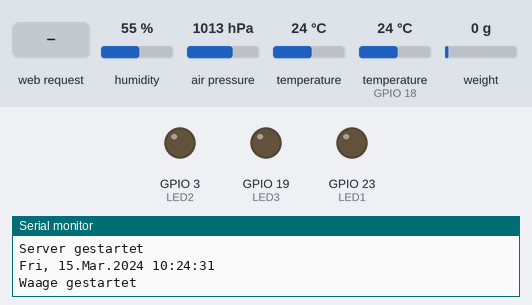
The sketch below on a simulated ESP32. Parts: output pins drawn as LEDs (lit = HIGH), the last lines printed to the serial monitor. Inputs (shaded band) come from the test bench; at power-on: humidity 55 %, air pressure 1013 hPa, temperature 24 °C, temperature (sensor on GPIO 18) 24 °C, weight on the scale 0 g. WiFi joins after 1.5 s; servers stay silent unless stated; the local clock reads 2024-03-15 10:24:30 at power-on unless the sketch sets it.

Above: at 4.7 s.
4.8 s: HTTP request GET /H1 received
At 5.6 s:
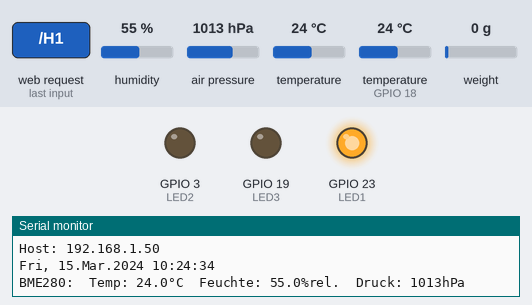
6.3 s: HTTP request GET /H2 received
At 6.7 s:
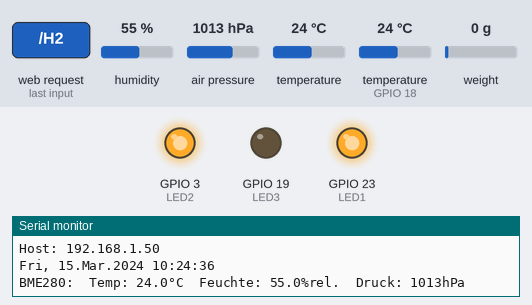
7.8 s: HTTP request GET /L1 received
At 9.0 s:
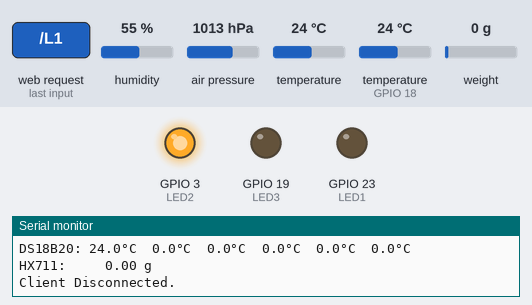
9.3 s: HTTP request GET /H3 received
At 10.2 s:
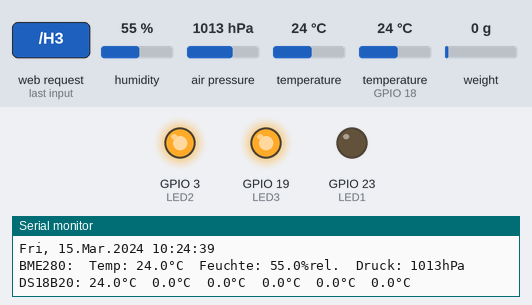
10.8 s: HTTP request GET /L2 received
At 11.4 s:
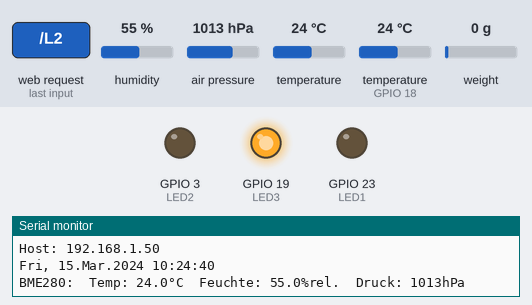
12.3 s: HTTP request GET /L3 received
At 13.7 s:
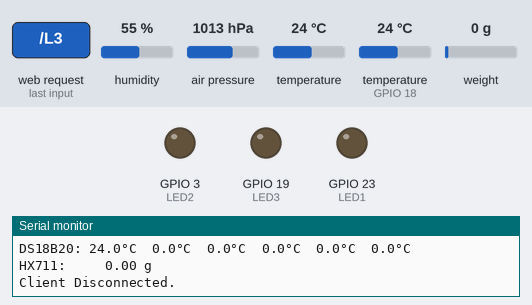
Timing chart, 0 to 14.8 s (numbered marks = the images above; inputs shaded):
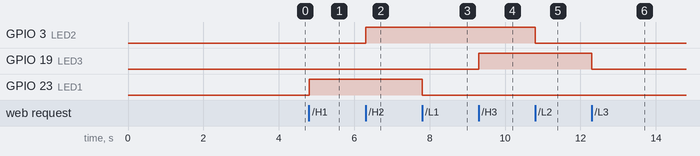

The sketch:

BOB-6-Messen-Web.ino
```cpp
/*   BOB-6-Messen-Web    Webserver in WLAN WlanTest

     Testprogramm für ESP32 Dev Module      Didi Lamken 30.01.2019

     Webserver, Messen BME280, DS18B20, HX711, Schalten von LEDs
*/
// 1. allgemeine Definitionen /////////////////////////////////////
const char* Programmname = "BOB-6-Messen-Web";
const char* ssid     = "WlanTest";          // SSID     des WLAN
const char* password = "WlanTest";          // Passwort des WLAN

// LEDs
#define  LED1 23                            // Pin der LED
#define  LED2  3                            // Pin der LED
#define  LED3 19                            // Pin der LED

// allgemeine Variable
int      Counter = 0;                       // Zähler Webseiten-Aufrufe

// ESP32-Webserver
#include <WiFi.h>
WiFiServer server(80);                      // Port 80

// NTP-Zeit
#include "time.h"
const char* ntpServer          = "pool.ntp.org";
const long  gmtOffset_sec      = 3600;
const int   daylightOffset_sec = 3600;
char        chDatum[25];
char        chZeit[9];


// BME280 Sensor für Luft-Temperatur, -Feuchte und -Druck
#include <Wire.h>
#include <Adafruit_BME280.h>
char     chBME280tmp[6];
char     chBME280hum[6];
char     chBME280dru[7];
Adafruit_BME280 bme;

// DS18B20 1-wire Sensor für Temperatur
#define DS18B20Pin 18                       // GPIO-Pin für OneWire DS18B20
int     DS18B20anz = 6;                     // Anzahl Sensoren
float   DS18B20temp[10];                    // Temperaturen
float   DS18B20korr[] = {0.0, 0.0,  0.0,  0.0,  0.0,  0.0, 0.0, 0.0, 0.0, 0.0 };
String  strDS18B20temp[10];
#include <OneWire.h>
#include <DallasTemperature.h>
OneWire oneWire(DS18B20Pin);
DallasTemperature DS18B20(&oneWire);
char     chTmp[6];

// Waage mit ADW HX711
#define  HX711PinDT    17                   // Pin für Data
#define  HX711PinSCK   16                   // Pin für System Clock
float    HX711skala    = 3480.0;            // Skalierung      100 g
char     chHX711kg[3]  = "g ";
// float HX711skala    = 11600.0;           // Skalierung H40A 200 kg
// char  chHX711kg[3]  = "kg";
char     chHX711gew[7] = "0.00";
float    unitsalt      =      0;
#include "HX711.h"
HX711 scale(HX711PinDT, HX711PinSCK);

// 2. Setup wird beim Start einmal durchlaufen /////////////////////////////////////
void setup()
{
  Serial.begin(115200);                     // serielle Schnittstelle
  Serial.println(Programmname);

  // LEDs
  pinMode(LED1, OUTPUT);                    // set the LED pin mode
  digitalWrite(LED1, LOW);                  // LED aus
  pinMode(LED2, OUTPUT);                    // set the LED pin mode
  digitalWrite(LED2, LOW);                  // LED aus
  pinMode(LED3, OUTPUT);                    // set the LED pin mode
  digitalWrite(LED3, LOW);                  // LED aus

  // Sensor BME280
  bool status;                              // Sensor BME280
  status = bme.begin(0x76);

  // DS18B20
  DS18B20.begin();                          // DS18B20 initialisieren

  // WLAN
  Serial.println();                         // Verbindung mit WLAN
  Serial.print("Verbinden mit ");
  Serial.print(ssid);
  WiFi.begin(ssid, password);               // Verbindung aufbauen
  while (WiFi.status() != WL_CONNECTED)
  {
    delay(100); Serial.print(".");          // warten
  }
  Serial.println("");
  Serial.print("Verbunden mit ");           // Verbindung aufgebaut
  Serial.println(ssid);
  Serial.print("IP Adresse: ");
  Serial.print(WiFi.localIP());
  Serial.print(" MAC Adresse: ");
  Serial.println(WiFi.macAddress());
  server.begin();
  Serial.println("Server gestartet");

  // init and get the time
  configTime(gmtOffset_sec, daylightOffset_sec, ntpServer);
  printLocalTime();


  // Waage mit ADW HX711
  scale.set_scale(HX711skala);              // Skalierung
  scale.tare();                             // bei leerer Waage
  scale.tare();                             // bei leerer Waage
  Serial.println("Waage gestartet");
}

// Ausgabe lokale Zeit    Funktion zum Auslesen  /////////////////////////////////////
void printLocalTime()
{
  struct tm timeinfo;
  if (!getLocalTime(&timeinfo)) {
    Serial.println("Failed to obtain time");
    return;
  }
  //Serial.println(&timeinfo, "%A, %B %d %Y %H:%M:%S");
  Serial.println(&timeinfo, "%a, %d.%b.%Y %H:%M:%S");
  //Serial.println(&timeinfo, " %d.%b.%Y %H:%M:%S");
}

// BME280  Funktion zum Auslesen  /////////////////////////////////////
void getBME280()                            // Auslesen des BME280
{
  float   h, t, p;
  char    chBuffer[80];
  t = bme.readTemperature();
  h = bme.readHumidity();
  p = bme.readPressure() / 100.0;
  /*  Serial.print("BME280:  Temp: ");      // Ausgabe unformatiert
    Serial.print(t);
    Serial.print("°C  Feuchte: ");
    Serial.print(h);
    Serial.print("%rel.  Druck: ");
    Serial.print(p);
    Serial.println("hPa");
  */
  dtostrf(t, 4, 1, chBME280tmp);
  dtostrf(h, 4, 1, chBME280hum);
  dtostrf(p, 4, 0, chBME280dru);            // Ausgabe formatiert
  sprintf(chBuffer, "BME280:  Temp: %s°C  Feuchte: %s%%rel.  Druck: %shPa", chBME280tmp, chBME280hum, chBME280dru );
  Serial.println(chBuffer);
  delay(100);
}

// DS18B20  Funktion zum Auslesen  /////////////////////////////////////
void getDS18B20()                           // Auslesen
{
  int   i      = 0;                         // Laufvariable
  String  strBuffer = "DS18B20: ";
  // char    chTmp[6];

  DS18B20.requestTemperatures();
  // Serial.print("DS18B20: ");
  for (i = 0; i < DS18B20anz; i++)
  {
    DS18B20temp[i] = DS18B20.getTempCByIndex(i);
    float fTmp = DS18B20temp[i] + DS18B20korr[i];
    if ( fTmp <  -100.0 ) { fTmp = 0.0; }
    //    Serial.print(fTmp);               // unformatierte Ausgabe
    //    Serial.print("°C ");
    dtostrf(fTmp, 4, 1, chTmp);
    strDS18B20temp[i] = chTmp;              // String-Array für WebServer
    strBuffer = strBuffer + chTmp + "°C ";  // String für Ausgabe
  }
  // Serial.println(" ");
  Serial.println(strBuffer);                // formatierte Ausgabe
}

// HX711 AnalogDigitalWandler für Wägezelle
void getHX711()
{
  char    chBuffer[80];
  scale.power_up();                         // ADC wake up
  delay(200);
  float units = scale.get_units();          // Mittelwert - Tara / Scale
  //  if ( units < 0.0 ) { units = 0.0; }
  dtostrf(units, 6, 2, chHX711gew);         // formatierte Ausgabe
  sprintf(chBuffer, "HX711:   %s %s", chHX711gew, chHX711kg);
  Serial.print(chBuffer);
  if ( units > unitsalt + 1 ) {
    Serial.print(" Sprung nach oben");
  }
  if ( units < unitsalt - 1 ) {
    Serial.print(" Sprung nach unten");
  }
  unitsalt = units;
  Serial.println();
  scale.power_down();                       // ADC in sleep mode
}


// 3. Dauerschleife  //////////////////////////////////////////////
void loop()
{
  WiFiClient client = server.available();   // listen for incoming clients
  if (client) {                             // if you get a client,
    Counter += 1;
    Serial.print(Counter);
    Serial.println(". Client connected");

    String currentLine = "";                // make a String to hold incoming data from the client
    while (client.connected()) {            // loop while the client's connected
      if (client.available()) {             // if there's bytes to read from the client,
        char c = client.read();             // read a byte, then
        Serial.write(c);                    // print it out the serial monitor
        if (c == '\n') {                    // if the byte is a newline character
          // if the current line is blank, you got two newline characters in a row.
          // that's the end of the client HTTP request, so send a response:
          if (currentLine.length() == 0) {

            // HTTP headers always start with a response code (e.g. HTTP/1.1 200 OK)
            // and a content-type so the client knows what's coming, then a blank line:
            client.println("HTTP/1.1 200 OK");
            client.println("Content-type:text/html");
            client.println("Connection: close");
            client.println();

            // your actual web page that displays temperature
            client.println("<!DOCTYPE HTML>");
            client.println("<html>");
            client.println("<head><META HTTP-EQUIV=\"refresh\" CONTENT=\"8\"></head>");
            client.println("<body><h1>BOB - BeeObserverBremen </h1>");

            printLocalTime();               // neue Zeit
            client.println("<h2>");
            struct tm timeinfo;
            if (!getLocalTime(&timeinfo)) {
              Serial.println("Failed to obtain time");
              return;
            }
            client.println(&timeinfo, "Datum: %d.%b.%Y %H:%M:%S");
            client.println("</h2>");

            client.println("<h2>");         // Messung
            client.println(Counter);
            client.println(". Messung </h2>");

            getBME280();                    // neue Wetterdaten
            client.println("<h3>BME280  Temp.= ");
            client.println(chBME280tmp);
            client.println("&deg;C  Feuchte= ");
            client.println(chBME280hum);
            client.println("%  Druck= ");
            client.println(chBME280dru);
            client.println("hPa</h3>");

            getDS18B20();                   // neue Temperaturen
            client.println("<h3>DS18B20 Temp.= ");
            client.println(strDS18B20temp[0]);
            client.println("&deg;C  ");
            client.println(strDS18B20temp[1]);
            client.println("&deg;C  ");
            client.println(strDS18B20temp[2]);
            client.println("&deg;C  ");
            client.println(strDS18B20temp[3]);
            client.println("&deg;C  ");
            client.println(strDS18B20temp[4]);
            client.println("&deg;C  ");
            client.println("</h3>");

            getHX711();                     // neues Gewicht
            client.println("<h3>HX711   Gewicht= ");
            client.println(chHX711gew);
            client.println(" g</h3>");

            // LEDs Ein- und Aus-Schalten
            client.print("<h3> LEDs Ein- und Aus-Schalten <br> </h3> ");

            client.print("LED1 ein  <a href=\"/H1\">Hier Klicken</a> ");
            client.print("LED1 aus  <a href=\"/L1\">Hier Klicken</a> <br><br>");
            client.print("LED2 ein  <a href=\"/H2\">Hier Klicken</a> ");
            client.print("LED2 aus  <a href=\"/L2\">Hier Klicken</a> <br><br>");
            client.print("LED3 ein  <a href=\"/H3\">Hier Klicken</a> ");
            client.print("LED3 aus  <a href=\"/L3\">Hier Klicken</a> <br>");

            client.println("</body></html>");
            // The HTTP response ends with another blank line:
            client.println();
            // break out of the while loop:
            break;
          } else {    // if you got a newline, then clear currentLine:
            currentLine = "";
          }
        } else if (c != '\r') {             // if you got anything else but a carriage return character,
          currentLine += c;                 // add it to the end of the currentLine
        }

        // Check to see if the client request was "GET /H" or "GET /L":
        if (currentLine.endsWith("GET /H1")) {
          digitalWrite(LED1, HIGH);
        }
        if (currentLine.endsWith("GET /L1")) {
          digitalWrite(LED1, LOW);
        }
        if (currentLine.endsWith("GET /H2")) {
          digitalWrite(LED2, HIGH);
        }
        if (currentLine.endsWith("GET /L2")) {
          digitalWrite(LED2, LOW);
        }
        if (currentLine.endsWith("GET /H3")) {
          digitalWrite(LED3, HIGH);
        }
        if (currentLine.endsWith("GET /L3")) {
          digitalWrite(LED3, LOW);
        }
      }
    }
    // close the connection:
    client.stop();
    Serial.println("Client Disconnected.");
  }
}
```

Measured:
- after the input at 4.8 s, GPIO 23 (LED1): LOW → HIGH at once
- after the input at 6.3 s, GPIO 3 (LED2): LOW → HIGH at once
- after the input at 7.8 s, GPIO 23 (LED1): HIGH → LOW at once
- after the input at 9.3 s, GPIO 19 (LED3): LOW → HIGH at once
- after the input at 10.8 s, GPIO 3 (LED2): HIGH → LOW at once
- after the input at 12.3 s, GPIO 19 (LED3): HIGH → LOW at once
